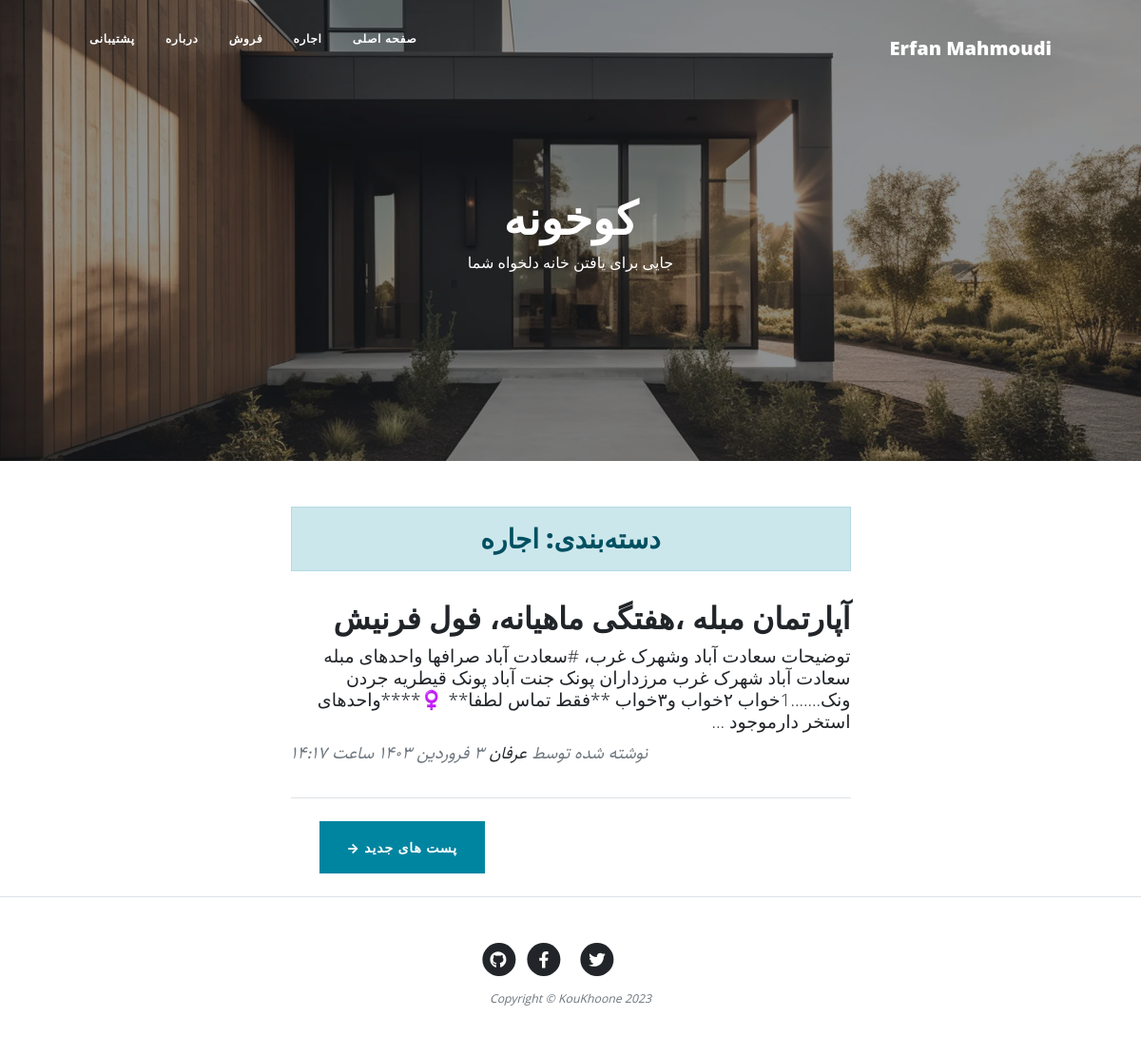
Screenshot of /category/rent/page/2 with the database file from the repository.
### blog/models.py (models this page shows, shortened)
class category(models.Model):
    parent = models.ForeignKey('self', default = None, null = True, blank = True, on_delete = models.SET_NULL, related_name = 'children', verbose_name = "زیردسته")
    title = models.CharField(max_length= 200, verbose_name = "عنوان دسته‌بندی")
    slug = models.SlugField (max_length = 100, unique=True, verbose_name = "آدرس دسته‌بندی")
    status = models.BooleanField(default = True, verbose_name = "آیا نمایش داده شود؟")
    position = models.IntegerField(verbose_name = "پوزیشن")
    class Meta(object):
        verbose_name = "دسته‌بندی"
        verbose_name_plural = "دسته‌بندی ها"
        ordering = ['parent__id','position']
    objects = CategoryManager()

class Article(models.Model):
    STATUS_CHOICES = (
    ('d', 'پیش نویس'),
    ('p', 'منتشر شده'),
    )
    title = models.CharField(max_length= 200, verbose_name = "عنوان مقاله")
    slug = models.SlugField (max_length = 100, unique=True, verbose_name = "آدرس مقاله")
    author = models.ForeignKey(User, on_delete = models.CASCADE)
    category = models.ManyToManyField(category, verbose_name = "دسته‌بندی", related_name = "articles")
    description = models.TextField (verbose_name = "محتوا")
    thumbnail = models.ImageField (upload_to="images", verbose_name = " تصویر")
    publish = models.DateTimeField (default = timezone.now, verbose_name = "زمان انتشار")
    created = models.DateTimeField (auto_now_add = True, verbose_name = "زمان ساخت")
    updated = models.DateTimeField (auto_now = True)
    status = models.CharField (max_length = 1, choices = STATUS_CHOICES, verbose_name = "وضعیت")
    class Meta(object):
        verbose_name = "مقاله"
        verbose_name_plural = "مقاله ها"
    def jpublish(self):
        return jalali_convertor(self.publish)
    jpublish.short_description = "زمان انتشار"
    def category_published(self):
        return self.category.filter(status = True)
    objects = ArticleManager()

### blog/views.py (the view)
def category(request, slug, page=1):
    category = get_object_or_404 (categ, slug=slug, status = True)
    articles_list = category.articles.published()
    paginator = Paginator(articles_list, 4)  # Show 25 contacts per page.
    articles = paginator.get_page(page)
    context = {
        "category" : category,
        "articles" : articles,
    }
    return render (request, "blog/category.html", context)

### blog/models.py (called while the page is built)
    def published (self):
        return self.filter(status = 'p')

    def active (self):
        return self.filter(status = True)

### blog/templatetags/base_tags.py (called while the page is built)
@register.simple_tag
def name():
    return "Erfan Mahmoudi"

@register.inclusion_tag("blog/partials/category_navbar.html")
def category_navbar():
    return {
            "category" : category.objects.filter(status=True)
    }

### extentions/jalali.py (called while the page is built)
    def persian_tuple(self):
        return self.persian_year, self.persian_month, self.persian_day

### extentions/utils.py (called while the page is built)
def persian_numbers_convertor(mystr):
    numbers = {
    "0" : "۰",
    "1" : "۱",
    "2" : "۲",
    "3" : "۳",
    "4" : "۴",
    "5" : "۵",
    "6" : "۶",
    "7" : "۷",
    "8" : "۸",
    "9" : "۹",
    }
    for e,p in numbers.items():
        mystr = mystr.replace(e, p)
    return mystr

def jalali_convertor(time):
    time = timezone.localtime(time)
    jmonths = ["فروردین","اردیبهشت","خرداد","تیر","مرداد","شهریور","مهر","آبان","آذر","دی","بهمن","اسفند"]
    time_to_str = "{},{},{}".format(time.year, time.month, time.day)
    time_to_tuple = jalali.Gregorian(time_to_str).persian_tuple()
    time_to_list = list (time_to_tuple)
    for index, month in enumerate(jmonths):
        if time_to_list[1] == index + 1:
            time_to_list[1] = month
            break
    output = "{} {} {} ساعت {}:{}".format(
    time_to_list[2],
    time_to_list[1],
    time_to_list[0],
    time.hour,
    time.minute,
    )
    return persian_numbers_convertor(output)

### blog/templates/blog/category.html (shortened to what this page needs)
{%extends 'blog/base.html'%}
{% load static %}
{% block main %}
<header class="masthead" style="background-image: url('{% static "blog/assets/img/Jewkes-Design_Black-Modern-House.jpg" %}')">
    <div class="container position-relative px-4 px-lg-5">
        <div class="row gx-4 gx-lg-5 justify-content-center">
            <div class="col-md-10 col-lg-8 col-xl-7">
                <div class="site-heading">
                    <h1>کوخونه</h1>
                    <span class="subheading">جایی برای یافتن خانه دلخواه شما</span>
                </div>
            </div>
        </div>
    </div>
</header>
<div class="container px-4 px-lg-5">
    <div class="row gx-4 gx-lg-5 justify-content-center">
        <div class="col-md-10 col-lg-8 col-xl-7">
          <h3 class = "alert alert-primary text-center">دسته‌بندی: {{category.title}}</h3>
            {% for article in articles%}
            <div class="post-preview">
                <a href="{% url 'blog:detail' article.slug %}">
                    <h2 class="post-title">{{article.title}}</h2>
                    <h3 class="post-subtitle">{{article.description|truncatewords:30}}</h3>
                </a>
                <p class="post-meta">
                    نوشته شده توسط
                    <a href="#!">عرفان</a>
                    {{article.jpublish}}
                </p>
            </div>
            <hr class="my-4" />
            {% endfor %}
            <div class="pager_button d-flex justify-content-end mb-4">
              {% if articles.has_previous %}
              <a class="btn btn-primary margin_left_for_button" href="{% url 'blog:category' category.slug articles.previous_page_number %}">پست های جدید &rarr;</a>
              {% endif %}
            </div>
        </div>
    </div>
</div>
{% endblock %}

### blog/templates/blog/partials/category_navbar.html (shortened to what this page needs)
<div class="collapse navbar-collapse nav" id="navbarResponsive">
    <ul class="navbar-nav ms-auto py-4 py-lg-0">
        <li class="nav-item">
          <a class="nav-link px-lg-3 py-3 py-lg-4" href="{% url 'blog:home' %}">صفحه اصلی</a>
        </li>
        {% for cat in category %}
          {% if cat.parent == None %}
            <li class="nav-item">
              <a class="nav-link px-lg-3 py-3 py-lg-4" href="{% url 'blog:category' cat.slug %}">{{cat.title}}</a>
            </li>
          {% endif %}
        {% endfor %}
        <li class="nav-item"><a class="nav-link px-lg-3 py-3 py-lg-4" href="{% url 'blog:about' %}">درباره</a></li>
        <li class="nav-item"><a class="nav-link px-lg-3 py-3 py-lg-4" href="{% url 'blog:contact' %}">پشتیبانی</a></li>
    </ul>
</div>

### blog/static/blog/css/rtl.css (style rules this page uses)
body { font-family: "Sahel"; direction: rtl; text-align: right; font-size: 14px; }
.navbar-nav { margin-left: initial !important; margin-right: auto; }
.post-meta { text-align: left; }
.pager_button { float: left !important; }
header.masthead .site-heading h1 { font-size: 3rem !important; }
header.masthead .page-heading .subheading, header.masthead .site-heading .subheading { font-size: 1rem !important; }
.post-title { font-size: 32px !important; }
.post-subtitle { font-size: 19px !important; }
.margin_left_for_button { margin-left: 30px !important; }
.nav ul { padding-right: : 0; }
.nav ul li { border-bottom: none; height: 86px; line-height: :86px; font-size: 14px; display: inline-block; float: left; margin: 0 auto; }
.nav ul li a { text-decoration: none; color: #000000; display: block; transition: .3s background-color; padding:0 24px; }
.nav a { bordor-bottom:none; }

### rows the page displays
category: title "اجاره"
category: title "فروش"
Article: title "آپارتمان مبله ،هفتگی ماهیانه، فول فرنیش", description "توضیحات سعادت آباد وشهرک غرب، #سعادت آباد صرافها واحدهای مبله سعادت آباد شهرک غرب مرزداران پونک جنت آباد پونک قیطریه جردن ونک.......1خواب ۲خواب و۳خواب **فقط تماس لطفا** ‍♀️****واحدهای استخر دارموجود …", jpublish "۳ فروردین ۱۴۰۳ ساعت ۱۴:۱۷"
